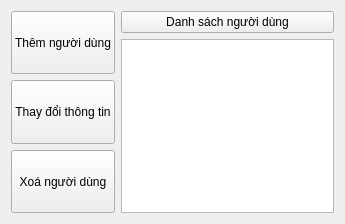
<?xml version="1.0" encoding="UTF-8"?>
<ui version="4.0">
 <class>userManageForm</class>
 <widget class="QWidget" name="userManageForm">
  <property name="geometry">
   <rect>
    <x>0</x>
    <y>0</y>
    <width>345</width>
    <height>224</height>
   </rect>
  </property>
  <property name="windowTitle">
   <string>Quản lý người dùng</string>
  </property>
  <layout class="QGridLayout" name="gridLayout_2">
   <item row="0" column="0">
    <layout class="QGridLayout" name="gridLayout">
     <item row="0" column="0">
      <layout class="QVBoxLayout" name="verticalLayout">
       <item>
        <widget class="QPushButton" name="pushButton_addUser">
         <property name="enabled">
          <bool>true</bool>
         </property>
         <property name="sizePolicy">
          <sizepolicy hsizetype="Preferred" vsizetype="Preferred">
           <horstretch>0</horstretch>
           <verstretch>0</verstretch>
          </sizepolicy>
         </property>
         <property name="text">
          <string>Thêm người dùng</string>
         </property>
        </widget>
       </item>
       <item>
        <widget class="QPushButton" name="pushButton_changeInfo">
         <property name="sizePolicy">
          <sizepolicy hsizetype="Preferred" vsizetype="Preferred">
           <horstretch>0</horstretch>
           <verstretch>0</verstretch>
          </sizepolicy>
         </property>
         <property name="text">
          <string>Thay đổi thông tin</string>
         </property>
        </widget>
       </item>
       <item>
        <widget class="QPushButton" name="pushButton_deleteUser">
         <property name="sizePolicy">
          <sizepolicy hsizetype="Preferred" vsizetype="Preferred">
           <horstretch>0</horstretch>
           <verstretch>0</verstretch>
          </sizepolicy>
         </property>
         <property name="text">
          <string>Xoá người dùng</string>
         </property>
        </widget>
       </item>
      </layout>
     </item>
     <item row="0" column="1">
      <layout class="QVBoxLayout" name="verticalLayout_2">
       <item>
        <widget class="QPushButton" name="pushButton">
         <property name="text">
          <string>Danh sách người dùng</string>
         </property>
        </widget>
       </item>
       <item>
        <widget class="QTableView" name="tableView"/>
       </item>
      </layout>
     </item>
    </layout>
   </item>
  </layout>
 </widget>
 <resources/>
 <connections/>
</ui>
